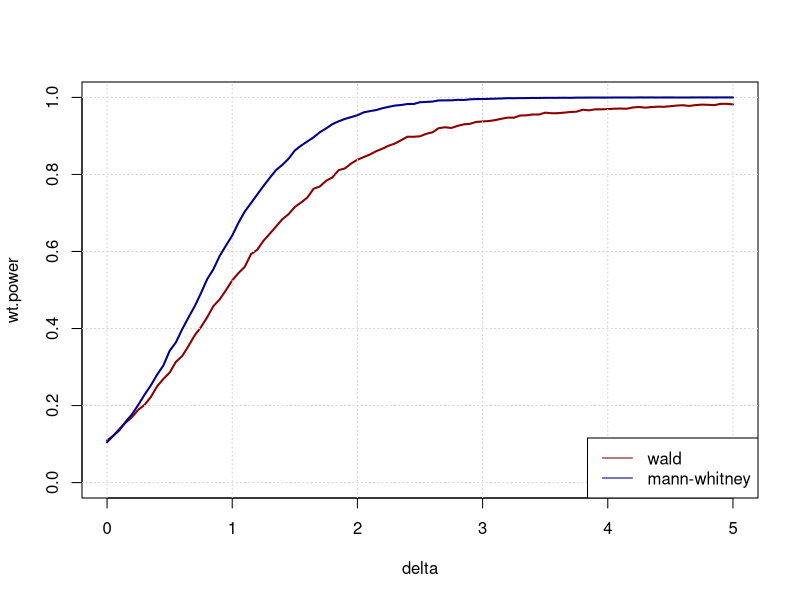

The R source for this figure:

# BEGIN CODE

# `wald.test(y, x, alpha)`
# Performs the Wald Test for H0: mx - my = 0, H1: mx < my
#
# The function requires the arguments (in this order):
#   1) `y`: the ﬁrst sample,
#   2) `x`: the second sample, and,
#   3) `alpha`, the signiﬁcance level of the test.
#
# The function returns a structure containing three ﬁelds:
#   1) `stat`: containing the value of the standardized test statistic,
#   2) `pval`: containing the p–value of the test, and,
#   3) `reject`: TRUE / FALSE corresponding to if the null is rejected at the α conﬁndence level
#
# D = 0
# H0: mx - my = 0
# H1: mx - my < 0 (e.g. mx < my)
#
wald.test <- function(y, x, alpha) {
  my <- mean(y)
  mx <- mean(x)

  # stat: wald test statistic
  stat <- (mx - my - 0) / sqrt((var(x)/length(x)) + (var(y)/length(y)))
  # pval of stat
  # This would be qnorm(1 - stat/2) if we were interested in a 2-tailed test
  pval <- dnorm(stat)
  # pval of alpha
  alpha_stat <- qnorm(1 - alpha)
  # Reject H0 if stat > alpha_pval
  reject <- stat < -alpha_stat
  list(stat, pval, reject)
}


# `mann.whitney.test(y, x, alpha)`
# Performs the Mann–Whitney Test for H0: mx - my = 0, H1: mx < my
#
# The function requires the arguments (in this order):
#   1) `y`: the first sample;
#   2) `x`: the second sample; and 
#   3) `alpha`: the significance level of the test.
#
# The function returns a structure containing three fields:
#   1) `stat`: containing the value of the standardized test statistic;
#   2) `pval`:, containing the p–value of the test; and,
#   3) `reject`: which is TRUE if the null is rejected at the alpha confindence level (and FALSE otherwise)
#
mann.whitney.test <- function(y, x, alpha) {
  ny <- length(y)
  nx <- length(x)
  pooled <- c(y, x)
  ranks <- rank(pooled)
  ranky <- ranks[1:ny]
  sumranky <- sum(ranky)

  U <- ny*nx + ((ny*(ny+1))/2) - sumranky
  mU <- ny*nx/2
  varU <- ((ny*nx) * (ny+nx+1)) / 12
  sdU <- sqrt(varU)

  stat <- (U - mU) / sdU
  pval <- dnorm(stat)
  alpha_stat <- qnorm(1 - alpha)
  # If the alternative is the one-sided hypothesis than the location of
  #   population 1 is higher than that of population 2, the decision rule is
  #   reject H0 when stat < -z(alpha).
  reject <- stat < -alpha_stat

  list(stat, pval, reject)
}

# `mc.test.size(test, alpha, S, N)`
#
# The function requires the arguments (in this order):
#   1) `test`: the function performing the test;
#   2) `alpha`: the significance level of the test;
#   3) `S`: the number of simulations;
#   4) `N`: an m × 2 matrix with elements ni1 and ni2 denoting the sample sizes of the first and second sample.
#
# For each row of N, the function computes the size of the test by performing
# a monte carlo experiment. In each replication of the monte carlo experiment
# the function simulates population one and two from a t distribution with 2.1
# degrees of freedom. The sizes of the populations are ni1 and ni2.
#
# The function returns a vector of size m containg the monte carlo estimate of the test size.
# (The i–th element of the vector contains the size corresponding to row i of the N matrix)
#
# REVIEW: WHERE DO WE NEED S?
mc.test.size <- function(test, alpha, S, N) {
  m <- nrow(N)
  ni1 <- N[,1]
  ni2 <- N[,2]
  test_sizes <- rep(0, m)

  for (row in 1:m) {
    cat('.')
    test_sizes_for_row <- rep(0, S)
    for (sim in 1:S) {
      first_sample_size <- ni1[row]
      second_sample_size <- ni2[row]
      first_sample <- rt(first_sample_size, 2.1)
      second_sample <- rt(second_sample_size, 2.1)
      test_results <- test(first_sample, second_sample, alpha)
      test_sizes_for_row[sim] <- test_results[3][[1]]
    }
    test_sizes[row] <- mean(test_sizes_for_row)
    cat('\n')
  }

  test_sizes
}

# N <- matrix(c(4,5,6,7,8,9,10,11,20,21,500,520), 6, 2)
# (wt.size <- mc.test.size(wald.test, 0.1, 20000, N))
# (mwt.size <- mc.test.size(mann.whitney.test, 0.1, 20000, N))

# plot(wt.size, t='l', col='darkred', lwd=2, ylim=c(0,0.20))
# grid()
# lines(mwt.size, t='l', col='darkblue', lwd=2 )
# lines(rep(0.1, nrow(N)), col='black', lwd=1 )
# legend("topright", c('wald','mann-whitney'), col=c('darkred','darkblue'), lty=1)

# `mc.test.power(test, alpha, S, N, delta)`
#
# The function requires the arguments (in this order):
#   1) `test`: the function performing the test; 
#   2) `alpha`: the significance level of the test;
#   3) `S`: the number of simulations;
#   4) `N`: a vector of size two containing the sample sizes of the first and second sample;
#   5) `delta`: a vector containing a sequence of mean values for the first sample.
#
# For each element of delta, the function computes the power of the test by
#   performing a monte carlo experiment. In each replication of the monte carlo
#   experiment the function simulates population one and two from a t
#   distribution with 2.1 degrees of freedom. Sample 1 has mean of delta[i] and a size
#   of N1 while sample 2 has mean zero and a size of N2.
#
# The function returns a vector of size m containg the monte carlo estimate of
#   the power of the test. (The i–th element of the vector contains the power
#   corresponding to i–th element of delta)
#
mc.test.power <- function(test, alpha, S, N, delta) {
  first_sample_size <- N[1]
  second_sample_size <- N[2]
  powers <- rep(0, length(delta))

  for (first_sample_mean_index in 1:length(delta)) {
    cat('.')
    test_powers_for_row <- rep(0, S)
    for (sim in 1:S) {
      first_sample <- delta[first_sample_mean_index] + rt(first_sample_size, 2.1)
      second_sample <- 0 + rt(second_sample_size, 2.1)
      test_results <- test(first_sample, second_sample, alpha)
      test_powers_for_row[sim] <- test_results[3][[1]]
    }
    powers[first_sample_mean_index] <- mean(test_powers_for_row)
    cat('\n')
  }

  powers
}

delta <- seq(0.0,5,0.05)
(wt.power <- mc.test.power(wald.test, 0.10, 20000, c(10,13), delta))
(mwt.power <- mc.test.power(mann.whitney.test, 0.10, 20000 , c(10,13), delta))
plot(delta, wt.power, t='l', col='darkred', lwd=2 , ylim=c(0,1))
grid()
lines(delta, mwt.power, t='l', col='darkblue', lwd=2)

legend("bottomright", c('wald','mann-whitney') , col=c('darkred','darkblue'), lty=1)

# END CODE